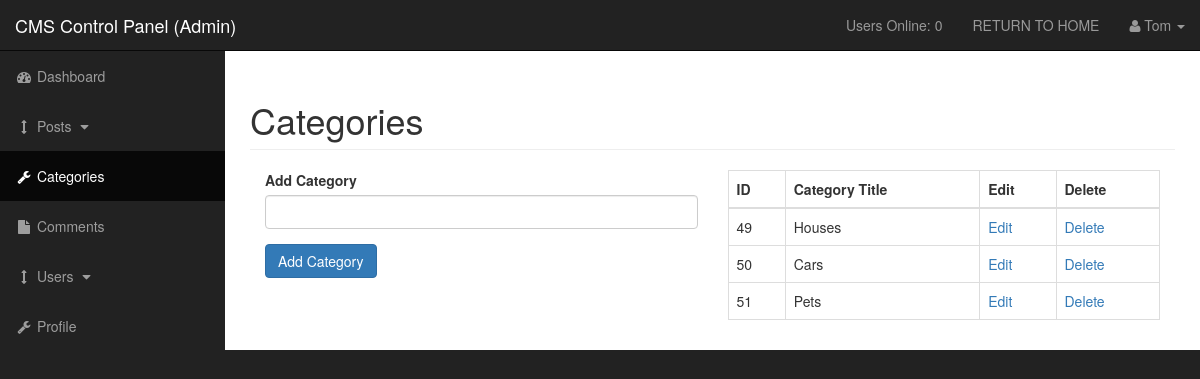
Page /cms/admin/categories.php (signed in) on the committed database.
### tables this page shows
CREATE TABLE `categories` (
  `cat_id` int(3) NOT NULL,
  `cat_title` varchar(255) NOT NULL
);

### cms/admin/functions.php (the view, shortened to what this page needs)
<?php
function isAdmin()
{
    if (isset($_SESSION['user_role'])) {
        if ($_SESSION['user_role'] == 'admin') {
            return true;
        } else {
            return false;
        }
    } else {
        return false;
    }
}
function getAllCategories()
{
    global $connection;
    $query = "SELECT * FROM categories";
    $get_cats = mysqli_query($connection, $query);
    while ($row = mysqli_fetch_assoc($get_cats)) {
        $cat_id = $row['cat_id'];
        $cat_title = $row['cat_title'];
        echo "<tr>";
        echo "<td>{$cat_id}</td>";
        echo "<td>{$cat_title}</td>";
        if (isAdmin()) {
            echo "<td><a href='categories.php?edit={$cat_id}'>Edit</a></td>";
            echo "<td><a href='javascript:void(0)' rel='{$cat_id}' class='delete_cats'>Delete</a></td>";
        }
        echo "</tr>";
    }
}
?>

### cms/admin/css/sb-admin.css (style rules this page uses)
body { margin-top: 100px; background-color: #222; }
@media (min-width:768px) { body { margin-top: 50px; } }

### rows in the picture
categories: cat_id "49", cat_title "Houses"
categories: cat_id "50", cat_title "Cars"
categories: cat_id "51", cat_title "Pets"

### other values in the picture
$_SESSION['user_role'] "Admin"
usersOnline() "0"
$_SESSION['username'] "Tom"
